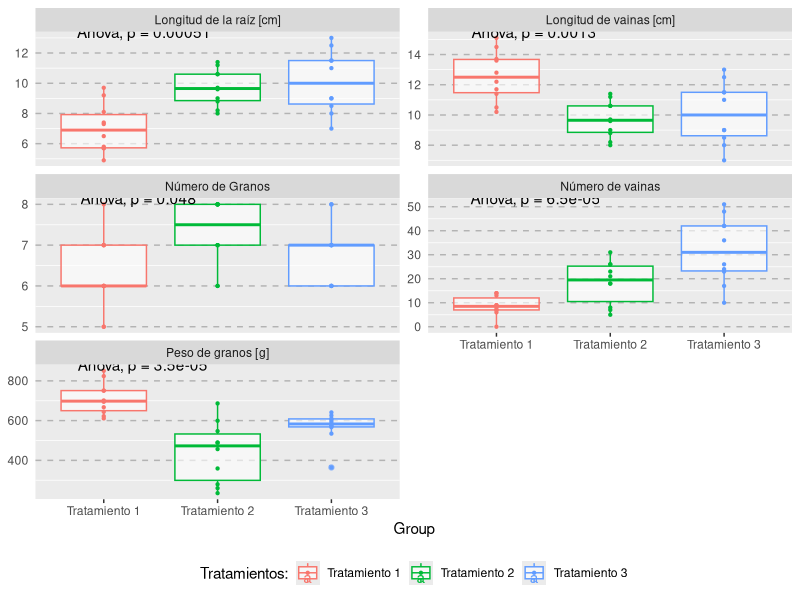

Generate this figure with R:
#### Load Needed libraries ####
library(tidyverse) # Tidy data
library(magrittr)  # Pipes
library(readxl)    # Read data
library(ggsignif) 
library(ggpubr)

#### Importing Data ####
p_vulgaris <- read_xlsx('data.xlsx', sheet = "all_data") %>% 
  mutate(Group = ifelse(Group  %in% "Taty", "Tratamiento 1", 
                        ifelse(Group %in% "Daniel", "Tratamiento 2",
                               "Tratamiento 3"))) %>% 
  # Change variables to categoric data
  mutate_if(is.character, factor) %>%
  # Grouping variables
  group_by(Group, Variable) %>% 
  # Make same sample size for every var
  sample_n(10)
  


#### Plots ####
p_vulgaris %>% ggplot(aes(Group, Value, color = Group)) + 
  geom_boxplot(alpha = 0.6) +
  geom_point(aes(color = Group), size = 0.8) +
  facet_wrap('Variable', scales = 'free_y', ncol = 2) + theme_cleveland() +
  stat_compare_means(method = "anova") +
  labs(color = "Tratamientos:") +
  scale_color_discrete(labels=c("Tratamiento 1",
                                "Tratamiento 2",
                                "Tratamiento 3")) +
  theme(legend.position="bottom")

#ggsave('plots/all_vars.png', height = 4, width = 4, scale = 1.75, dpi = 450)


#### Analysis ####
Pvulgaris_dt <- p_vulgaris %>%
  mutate(ID = row_number()) %>% spread(Variable, Value) %>% 
  select(-ID)
rownames(Pvulgaris_dt) <- make.unique(as.character(Pvulgaris_dt$Group))
Pvulgaris_dt %<>% select(-Group)
